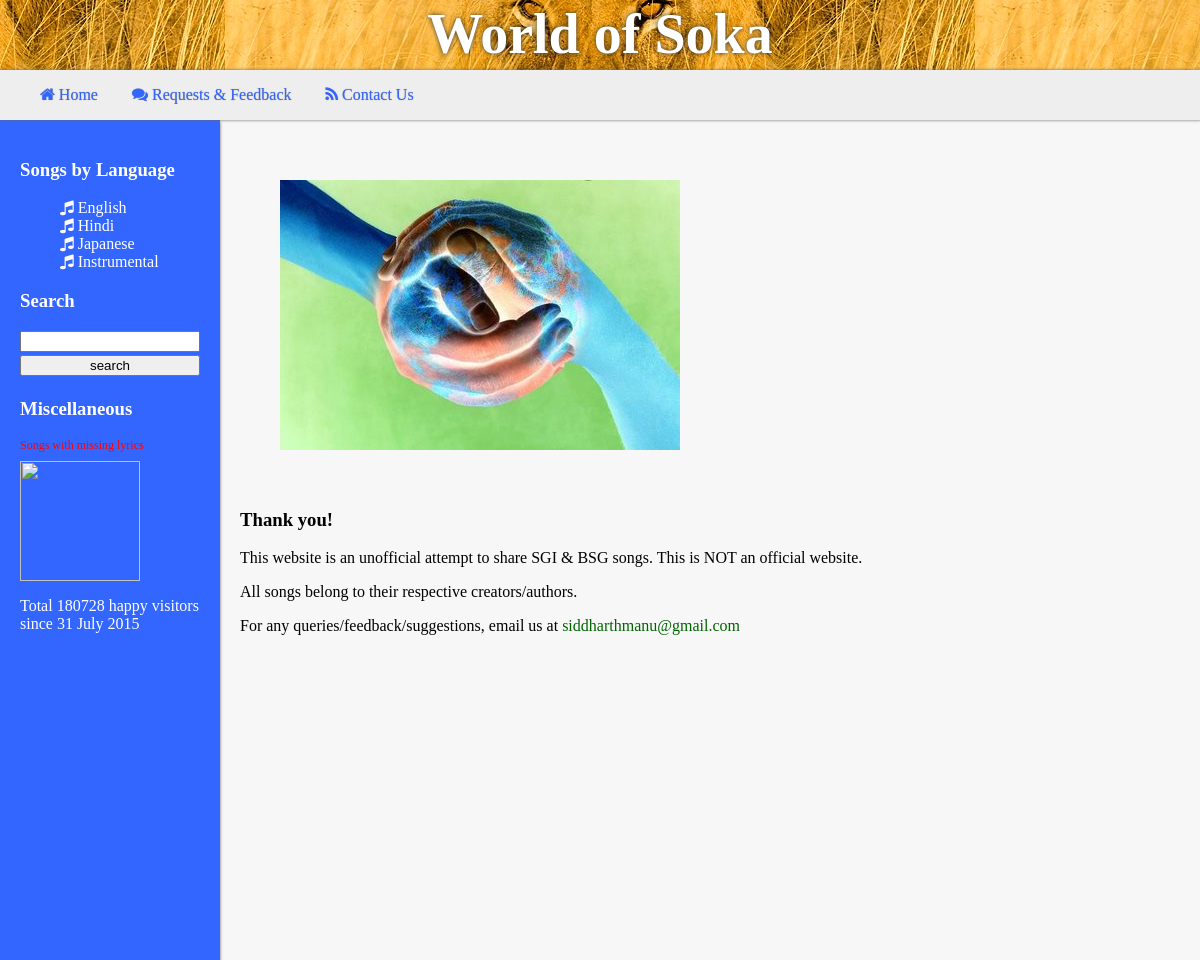
Page /contact/ on the committed database.
### songs/models.py (models this page shows, shortened)
class Language(models.Model):
	lang_name = models.CharField(max_length=30)

### songs/views.py (the view)
# urls.py: url(r'^contact/', 'songs.views.contact', name='contact'),
def contact(request):
	context = get_sidebar_context()
	return render(request, 'songs/contact.html', context)

### songs/views.py (called while the page is built)
def mark_site_visit():
	try:
		stats_obj = Stats.objects.get()
	except:
		stats_obj = Stats(total_visitors=0)
	stats_obj.total_visitors += 1
	stats_obj.save()

def get_stats():
	stats = {}
	try:
		stats_obj = Stats.objects.get()
		stats['total_visitors'] = stats_obj.total_visitors
	except:
		stats['total_visitors'] = 0
	return stats

def get_sidebar_context():
	mark_site_visit()
	lang_dict = {}
	lang_list = Language.objects.all()
	lang_dict['lang_list'] = lang_list
	lang_dict['stats'] = get_stats()
	return lang_dict

### templates/songs/contact.html (shortened to what this page needs)
{% extends "songs/base.html" %}
{% load staticfiles %}
{% block content %}
<div id='contact'>
<img src="/static/images/paz_mundial.JPG" style="padding:40px;"> </img>
<h3> Thank you! </h3>
<p>
This website is an unofficial attempt to share SGI & BSG songs. This is NOT an official website.
</p>
<p>
All songs belong to their respective creators/authors.
</p>
<p>
For any queries/feedback/suggestions, email us at <a href="mailto:siddharthmanu@gmail.com">siddharthmanu@gmail.com</a>
</p>
</div>
{% endblock %}

### templates/songs/base.html (shortened to what this page needs)
{% load staticfiles %}
<html>
<head>
	<link rel="stylesheet" type="text/css" href="/static/style.css" />
	<link href="//maxcdn.bootstrapcdn.com/font-awesome/4.2.0/css/font-awesome.min.css" rel="stylesheet">
</head>
<body>
	<div id="topbar">
		<div id="topbarphoto"></div>
		<h1>World of Soka</h1>
		</div>
	<div id='topmenu'>
		<ul>
			<li> <a href='{{ URL }}/ '><i class='fa fa-home'></i> Home</a> </li>
			<li> <a href='{{ URL }}/feedback '><i class='fa fa-comments'></i> Requests & Feedback</a> </li>
			<li> <a href='{{ URL }}/contact '><i class='fa fa-rss'></i> Contact Us</a> </li>
		</ul>
	</div>
	<div id="maincontentwrapper">
	<div id="maincontent">
			<div id="sidebar">
				{% block sidebar %}
				<h3> Songs by Language </h3>
				<ul>
					{% for lang in lang_list %}
						<li>
						<i class="fa fa-music"> </i>
						<a href="{% url 'songs:lang' lang.lang_name %}"> {{lang.lang_name}} </a>
						</li>
					{% endfor %}
				</ul>
				<h3> Search </h3>
					<form id="search_form" action='/songs/search/' method="POST">
					<input type="text" name="search_string">
					<input type="submit" name="search" value="search">
					</form>
				<h3> Miscellaneous </h3>
					<a style="font-size:12px; color:red;" href="/songs/update_lyrics">Songs with missing lyrics </a>
				<img src="http://dykn.com/storage/2014/11/thirtyroses.jpg" style="margin-top:8px;width:auto;height:120px"/>
				<p> Total {{stats.total_visitors}} happy visitors since 31 July 2015</p>
				{% endblock %}
			</div>
			<div id="content" style="">
				{% block content %}
				{% endblock %}
			</div>
	</div>
	</div>
</body>
</html>

### static/style.css (style rules this page uses)
body { font-family:calibri; min-width:1024px; color:black; overflow-y:hidden; }
#topbar { position:absolute; top:0px; left:0px; width:100%; height:70px; color:black; text-align:center; vertical-align:center; font: arial bold; font-size:350%; }
#topbarphoto { position:absolute; background:white url('/static/images/lion.jpg') center; top:0px;left:0px; width:100%;height:100px; }
#topbar h1 { position:absolute; background-color:transparent; width:100%; text-align:center; margin:2px 0px; padding:0px; font-size:56px; color:white; text-shadow:0px 0px 5px #333; }
#topmenu { position:absolute; left:0px; width:100%; top:70px; height:50px; background-color:#EEE; box-shadow:1px 0px 3px #666; z-index:3; }
#topmenu a { color:#3366FF; text-decoration:none; font-family:calibri; text-shadow:0px 0px 1px #999; transition:all 0.2s ease-out; }
#topmenu li { color:black; display:inline; list-style-type:none; padding-right:30px; }
#maincontentwrapper { position:absolute; left:0px; width:100%; top:120px; height:calc(100% - 120px); }
#maincontent { min-width:1024px; margin:0px auto; height:100%; }
#sidebar { width:180px; height:100%; float:left; background-color:#3366FF; color:white; padding:20px; box-shadow:0px 2px 3px #666; position:relative; z-index:2; }
#sidebar ul { list-style-type:none; }
#sidebar li a { color: white; border: 2px; text-transform:capitalize; }
#content { padding:20px; width:calc(100% - 260px); float:left; background: #f7f7f7; height:calc(100% - 40px); overflow-y:auto; position:relative; z-index:1; }
#contact { color:black; }
a { color:darkgreen; text-decoration:none; font-family:calibri; transition:all 0.2s ease-out; }
#search_form input { width:100%; margin-bottom:3px; }

### rows in the picture
Language: lang_name "English"
Language: lang_name "Hindi"
Language: lang_name "Japanese"
Language: lang_name "Instrumental"

### other values in the picture
{{ stats.total_visitors }} "180728"
